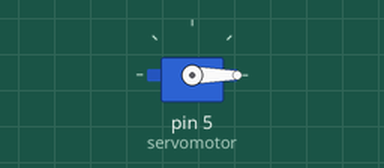
Simulated run of this sketch. Board: Arduino Uno, built with avr-gcc and run on an emulated ATmega328P. Shown: servo.

Above: at 0.05 s.
At 4.45 s:
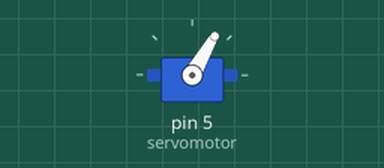
At 8.95 s:
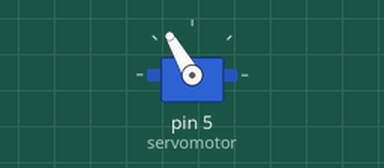
At 17.95 s:
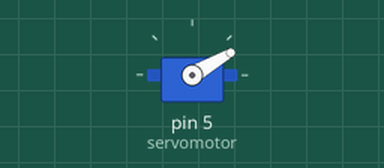
Timing chart, 0 to 23.4 s (numbered marks = the images above):
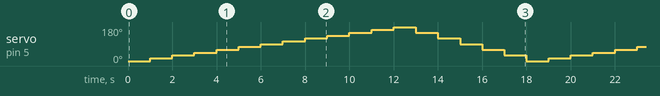

The sketch:

Kod.ino
```cpp
#include <Servo.h>

Servo servomotor;

void setup()
{
servomotor.attach(5);
}

void loop()
{
  for(int baslangic=0; baslangic<180; baslangic+=15)
  {
  servomotor.write(baslangic);
  delay(1000);
  }

  for(int baslangic2=180; baslangic2>0; baslangic2-=30)
  {
  servomotor.write(baslangic2);
  delay(1000);
  }
}
```

Measured:
- by itself, servo on pin 5 (servomotor): repeats every 18.0 s: 30° 1.0 s, 45° 1.0 s, 60° 1.0 s, 75° 1.0 s, 90° 1.0 s, 105° 1.0 s, 120° 1.0 s, 135° 1.0 s, 150° 1.0 s, 165° 1.0 s, 180° 1.0 s, 150° 1.0 s, 120° 1.0 s, 90° 1.0 s, 60° 1.0 s, 30° 1.0 s, 0° 1.0 s, 15° 1.0 s
